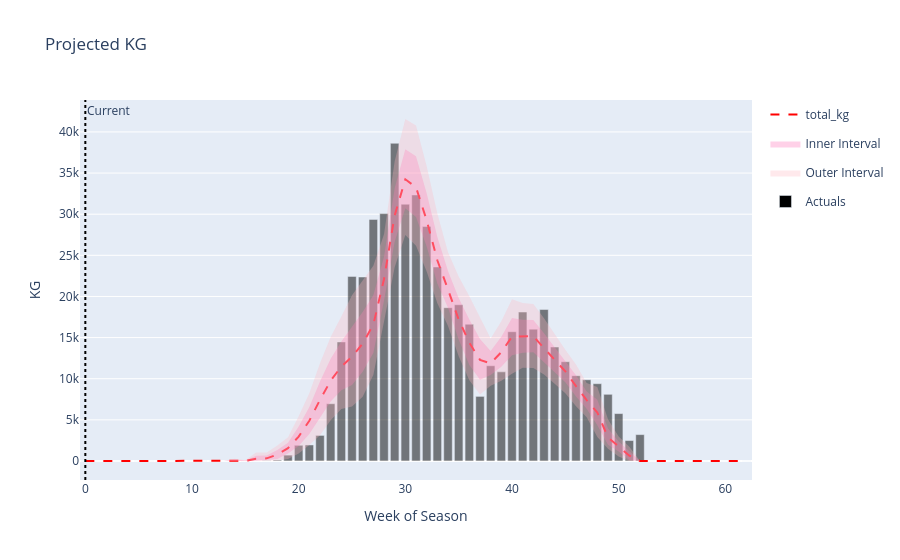

Write notebook code for a chart like this one.
### Markdown cell above
this season big sliding graph with the diff thingies (triple decker?)

### Code cell
stp_data = calc.sliding_transplant_projected(session_state['current_data']['final_preds'],example_class,session_state['current_data']['idx_dict'],session_state['current_data']['szn_act'])
stp_fig = graphs.sliding_transplant_projected(stp_data)
stp_fig.show()
